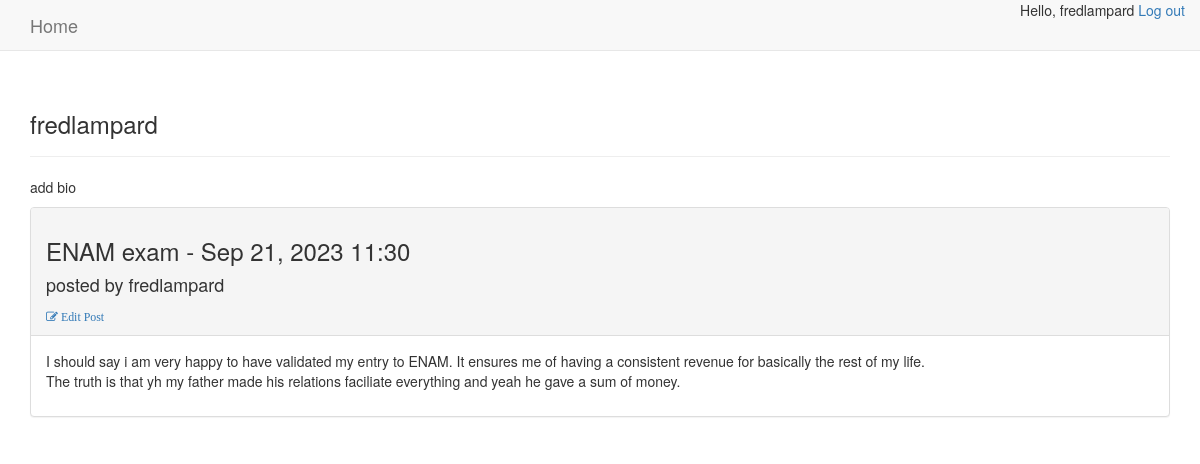
/users/profile/2 (signed in), run on the app's committed database.
### blogs/models.py (models this page shows, shortened)
class BlogPost(models.Model):
    title=models.CharField(max_length=20)
    text=models.TextField()
    date_added=models.DateTimeField(auto_now_add=True)
    owner=models.ForeignKey(User,models.CASCADE)

### users/views.py (the view)
# urls.py: path('profile/<int:post_owner_id>',views.profile,name="profile")
@login_required
def profile(request,post_owner_id):
    bio=Bio.objects.filter(owner=post_owner_id)
    posts=BlogPost.objects.filter(owner= post_owner_id).order_by("-date_added")
    post1=posts[0]
    context={"bio":bio,"posts":posts,"post1":post1}
    return render(request,"users/profile.html",context)

### users/templates/users/profile.html
{% extends "blogs/base.html" %}
{% load bootstrap3 %}
{% block header %}
<h3>{{post1.owner}}</h3>
{% endblock header %}
{% block content %}
{% if bio.text %}
<div>
    <p>Bio:</p>
    <p>{{bio.text}}</p>
    <p>edit_bio</p>
</div>
{% else %}
<p>add bio</p>
{% endif %}
{% for post in posts %}
<div class="panel panel-default">
    <div class="panel-heading">
        <h3>
            {{post.title}} - {{post.date_added |date:'M d, Y H:i'}}
            <h4>posted by {{post.owner}}</h4>
            <small>
                <a href="{% url 'blogs:edit_post' post.id %}">
                    <i class="fa fa-edit"> Edit Post</i></a>
            </small>
        </h3>
    </div>
    <div class="panel-body">
        {{post.text | linebreaks}}
    </div>
</div>
{% empty %}
<p>No posts has been made yet</p>
{% endfor %}
{% endblock content %}

### blogs/templates/blogs/base.html (shortened to what this page needs)
{% load bootstrap3 %}
<!DOCTYPE html>
<html lang="eng">
<head>
    <link rel="stylesheet" href="https://cdnjs.cloudflare.com/ajax/libs/font-awesome/4.7.0/css/font-awesome.min.css">
{% bootstrap_css %}
</head>
<body>
<nav class="navbar navbar-default navbar-static-top">
    <div class="container">
        <div class="navbar-header">
            <a class="navbar-brand" href="{% url 'blogs:home' %}">Home</a>
        </div>
        <div id="navbar" class="navbar-collapse collapse">
            <ul class="nav navbar-nav navbar-right ">
                {% if user.is_authenticated %}
                Hello, {{user.username}} <a href="{% url 'users:logout' %}"> Log out</a>
                {% else %}
                <li><a href="{% url 'users:register' %}">register</a></li>
                <li><a href="{% url 'users:login' %}">login</a></li>
                {% endif %}
            </ul>
        </div>
    </div>
</nav>
<div class="container">
    <div class="page-header">
        {%block header%}{% endblock header %}
    </div>
    <div>
        {%block content%}{% endblock content %}
    </div>
</div>
</body>
</html>

### data on the page
BlogPost: owner "fredlampard", title "ENAM exam", date_added "Sep 21, 2023 11:30", text "I should say i am very happy to have validated my entry to ENAM. It ensures me of having a consistent revenue for basically the rest of my life. The truth is that yh my father made his relations faciliate everything and yeah he gave a sum of money."

### other printed values
{{ user.username }} "fredlampard"
